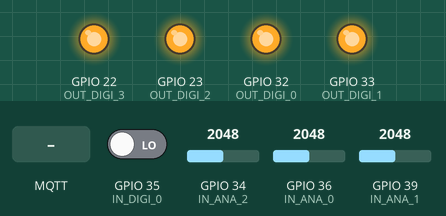
Recording of a sketch running on a simulated ESP32. Shown: output pins drawn as LEDs (lit = HIGH). Inputs (shaded band) come from the test bench; at power-on: GPIO 34 (IN_ANA_2) = 2048, GPIO 35 (IN_DIGI_0) LOW, GPIO 36 (IN_ANA_0) = 2048, GPIO 39 (IN_ANA_1) = 2048. No MQTT or app messages arrive unless stated.

Above: at 2.2 s.
2.3 s: MQTT message "1" arrives on the first subscribed topic
At 2.9 s:
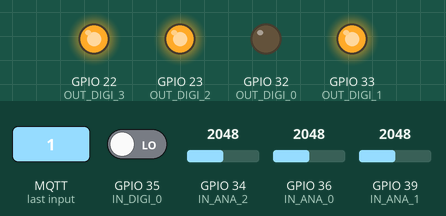
4.0 s: MQTT message "0" arrives on the first subscribed topic
At 5.4 s:
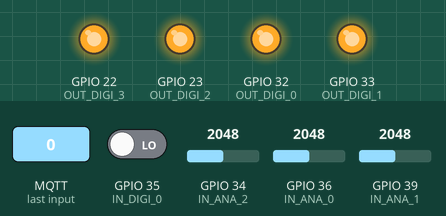
Timing chart, 0 to 7.0 s (numbered marks = the images above; inputs shaded):
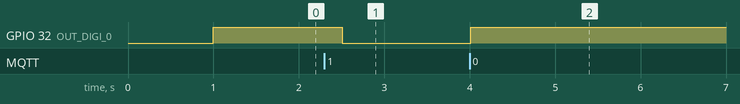

Measured:
- after the input at 2.3 s, GPIO 32 (OUT_DIGI_0): HIGH → LOW after 0.21 s
- after the input at 4.0 s, GPIO 32 (OUT_DIGI_0): LOW → HIGH at once

The sketch:

ESP32_-_Send_and_Receive_MQTT.ino
```cpp
/*
 * เชื่อมต่อไปยัง MQTT Broker ผ่าน WiFi
 * แสดงผลการทำงาน (Debug Message) ผ่าน Serial Port
 * Subscribe ไปยัง Topic ที่ต้องการและแสดงผลลัพธ์ผ่าน Serial Port
 * อ่านค่า Analog และ Digital เพื่อแสดงค่าทั้งหมดที่อ่านได้ผ่านทาง Serial Port
 * เขียนค่า Digital เพื่อควบคุม Relay ที่ต่อกับหลอดไฟและ Buzzer
 */


#include "EspMQTTClient.h"


#define IN_ANA_0  36 // กำหนด Input Port สำหรับ Temperature
#define IN_ANA_1  39 // กำหนด Input Port สำหรับ Infrared
#define IN_ANA_2  34 // กำหนด Input Port สำหรับ Light
#define IN_DIGI_0 35 // กำหนด Input Port สำหรับ Detector

#define OUT_DIGI_0  32  // Output Port สำหรับไฟสีแดง
#define OUT_DIGI_1  33  // Output Port สำหรับไฟสีเหลือง
#define OUT_DIGI_2  23  // Output Port สำหรับไฟสีเขียว
#define OUT_DIGI_3  22  // Output Port สำหรับ Buzzer


int DATA_ANA_0  = 0;  // ตัวแปรสำหรับเก็บค่า Analog ที่อ่านได้
int DATA_ANA_1  = 0;  // ตัวแปรสำหรับเก็บค่า Analog ที่อ่านได้
int DATA_ANA_2  = 0;  // ตัวแปรสำหรับเก็บค่า Analog ที่อ่านได้
int DATA_DIGI_0 = 0;  // ตัวแปรสำหรับเก็บค่า Digital ที่อ่านได้


EspMQTTClient client
(
  "My-IoT-Network", // SSID, ชื่อ WiFi ที่ต้องการเชื่อมต่อ
  "mywifipassword", // WiFi Password
  "broker.mqttdashboard.com",  // MQTT Broker Address
  "",   // MQTT Username
  "",   // MQRR Password
  "MyDeviceID-7186243",     // MQTT Device ID
  1883              // MQTT Port
);


void setup()
{

  // ตั้งค่า Port เป็น Input
  pinMode(IN_ANA_0, INPUT);  // Temperature Analog
  pinMode(IN_ANA_1, INPUT);  // Light Analog
  pinMode(IN_ANA_2, INPUT);  // Infrared Analog
  pinMode(IN_DIGI_0, INPUT);  // Infrared Digital

  // ตั้งค่า Port เป็น Output
  pinMode(OUT_DIGI_0, OUTPUT);  // Relay (RED)
  pinMode(OUT_DIGI_1, OUTPUT);  // Relay (YELLOW)
  pinMode(OUT_DIGI_2, OUTPUT);  // Relay (GREEN)
  pinMode(OUT_DIGI_3, OUTPUT);  // Relay (BUZZER)

  // ทดสอบ Output
  digitalWrite(OUT_DIGI_0, LOW);
  digitalWrite(OUT_DIGI_1, LOW);
  digitalWrite(OUT_DIGI_2, LOW);
  digitalWrite(OUT_DIGI_3, LOW);
  delay(1000);
  digitalWrite(OUT_DIGI_0, HIGH);
  digitalWrite(OUT_DIGI_1, HIGH);
  digitalWrite(OUT_DIGI_2, HIGH);
  digitalWrite(OUT_DIGI_3, HIGH);

  // ใช้งาน Serial Port
  Serial.begin(115200);

  // แสดงผลการทำงาน (Debug Message) ผ่าน Serial Port
  client.enableDebuggingMessages();

}


// Function นี้ทำงานเมื่อ WiFi และ MQTT เชื่อมต่อไปยัง MQTT Broker สำเร็จ
void onConnectionEstablished()
{

  // Subscribe
  client.subscribe("fibo/rpc/red", [](const String & payload)
  {

    // ควบคุมหลอดไฟสีแดง
    if(payload == "0")
    {
      digitalWrite(OUT_DIGI_0, HIGH);
    }
    else if (payload == "1")
    {
      digitalWrite(OUT_DIGI_0, LOW);
    }

  });

}


void loop()
{

  DATA_ANA_0  = analogRead(IN_ANA_0); // อ่านค่า Analog
  DATA_ANA_1  = analogRead(IN_ANA_1); // อ่านค่า Analog
  DATA_ANA_2  = analogRead(IN_ANA_2); // อ่านค่า Analog
  DATA_DIGI_0  = digitalRead(IN_DIGI_0); // อ่านค่า Digital

  // Publish ค่า Temperature
  client.publish("fibo/sensor/temperature/0", String(DATA_ANA_0));
  // Publish ค่า Infrared
  client.publish("fibo/sensor/infrared/0", String(DATA_ANA_1));
  // Publish ค่า Light
  client.publish("fibo/sensor/light/0", String(DATA_ANA_2));
  // Publish ค่า Detector
  client.publish("fibo/sensor/detector/0", String(DATA_DIGI_0));

  // MQTT Library Core Function.
  client.loop();

  delay(250);

}
```
